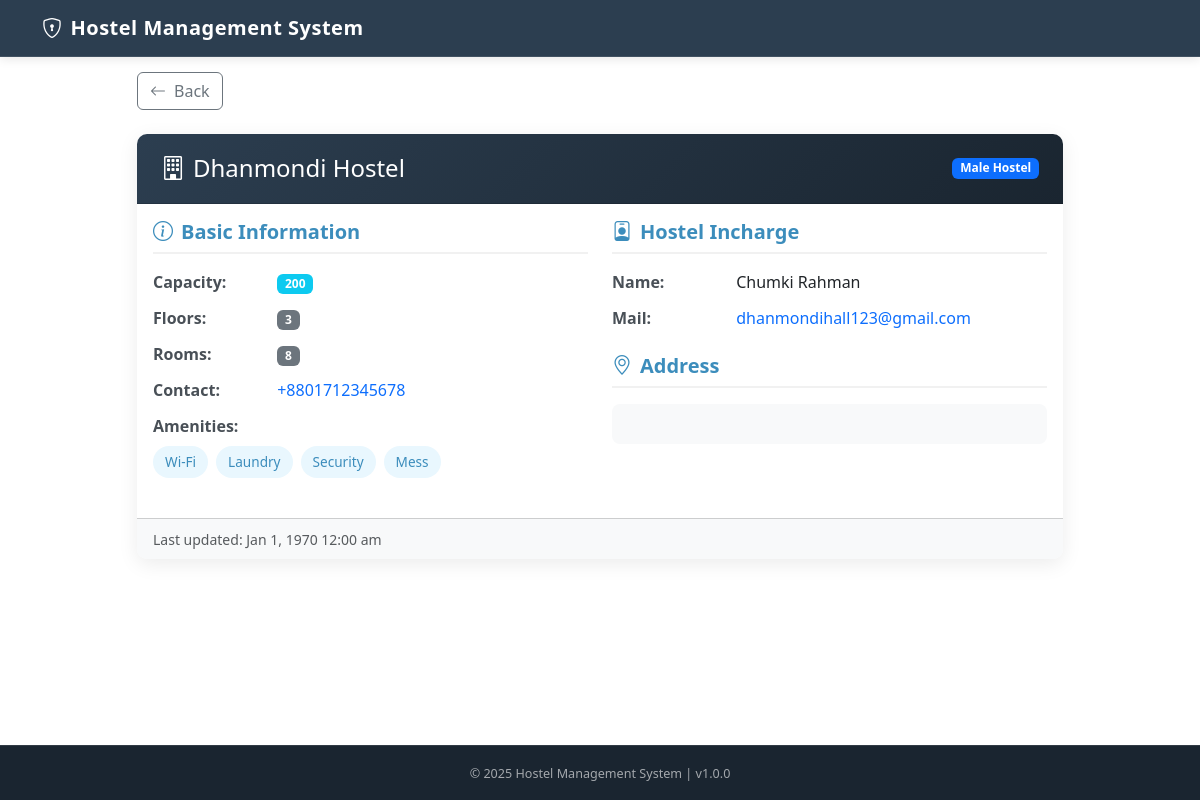
/admin/sections/hostels/view.php?id=1 (signed in), run on an earlier commit of the app's database.
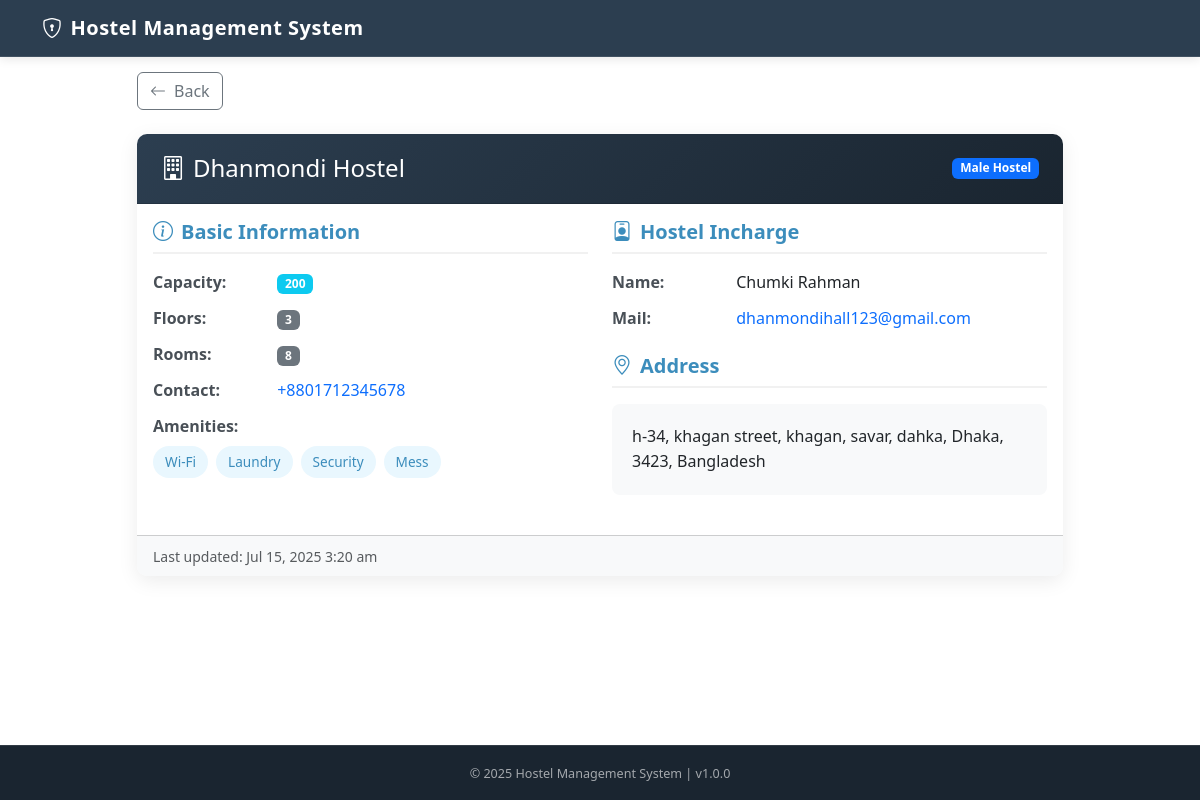
And on a later commit of the database.
### tables this page shows
CREATE TABLE `hostels` (
  `id` int(11) NOT NULL,
  `hostel_incharge_id` int(11) DEFAULT NULL,
  `address_id` int(11) DEFAULT NULL,
  `hostel_name` varchar(100) NOT NULL,
  `hostel_type` enum('male','female') NOT NULL,
  `contact_number` varchar(20) NOT NULL,
  `email` varchar(100) DEFAULT NULL,
  `capacity` int(11) DEFAULT 0,
  `amenities` text DEFAULT NULL,
  `created_at` timestamp NOT NULL DEFAULT current_timestamp(),
  `updated_at` timestamp NOT NULL DEFAULT current_timestamp() ON UPDATE current_timestamp()
);

CREATE TABLE `addresses` (
  `id` int(11) NOT NULL,
  `country_id` int(11) DEFAULT NULL,
  `state` varchar(100) DEFAULT NULL,
  `division` varchar(50) NOT NULL,
  `district` varchar(50) NOT NULL,
  `sub_district` varchar(50) NOT NULL,
  `village` varchar(50) NOT NULL,
  `postalcode` varchar(20) NOT NULL,
  `street` varchar(255) DEFAULT NULL,
  `house_no` varchar(255) DEFAULT NULL,
  `detail` varchar(255) DEFAULT NULL,
  `created_at` timestamp NOT NULL DEFAULT current_timestamp(),
  `updated_at` timestamp NOT NULL DEFAULT current_timestamp() ON UPDATE current_timestamp()
);

CREATE TABLE `countries` (
  `id` int(11) NOT NULL,
  `country_name` varchar(100) NOT NULL,
  `created_at` timestamp NOT NULL DEFAULT current_timestamp(),
  `updated_at` timestamp NOT NULL DEFAULT current_timestamp() ON UPDATE current_timestamp()
);

### admin/sections/hostels/view.php (the view, shortened to what the changed rows need)
<?php
require_once BASE_PATH . '/config/db.php';
$hostelId = intval($_GET['id']);
$sql = "
    SELECT
        hostels.*,
        admins.firstname AS incharge_firstname,
        admins.lastname AS incharge_lastname,
        addresses.*,
        countries.country_name,
        COUNT(floors.id) AS number_of_floors,
        (
            SELECT COUNT(*)
            FROM rooms
            WHERE rooms.floor_id IN (
                SELECT id FROM floors WHERE hostel_id = hostels.id
            )
        ) AS number_of_rooms
    FROM hostels
    LEFT JOIN admins ON hostels.hostel_incharge_id = admins.id
    LEFT JOIN addresses ON hostels.address_id = addresses.id
    LEFT JOIN countries ON addresses.country_id = countries.id
    LEFT JOIN floors ON hostels.id = floors.hostel_id
    WHERE hostels.id = $hostelId
    GROUP BY hostels.id
    LIMIT 1;
";
$result = $conn->query($sql);
$hostel = $result->fetch_assoc();
require_once BASE_PATH . '/admin/includes/header_admin.php';
?>
<div class="container py-4 mt-4">
    <div class="row">
        <div class="col-lg-10 mx-auto">
            <div class="card hostel-detail-card">
                <div class="card-header text-white">
                    <div class="d-flex justify-content-between align-items-center">
                        <h4 class="mb-0">
                            <i class="bi bi-building me-2"></i><?= htmlspecialchars($hostel['hostel_name']) ?>
                        </h4>
                        <span class="badge bg-<?= $hostel['hostel_type'] === 'male' ? 'primary' : 'pink' ?>">
                            <?= ucfirst($hostel['hostel_type']) ?> Hostel
                        </span>
                    </div>
                </div>
                <div class="card-body">
                    <div class="row">
                        <div class="col-md-6">
                            <div class="detail-section">
                                <div class="detail-item">
                                    <strong>Capacity:</strong>
                                    <span class="badge bg-info"><?= $hostel['capacity'] ?></span>
                                </div>
                                <div class="detail-item">
                                    <strong>Contact:</strong>
                                    <a href="tel:<?= $hostel['contact_number'] ?>" class="text-decoration-none">
                                        <?= $hostel['contact_number'] ?>
                                    </a>
                                </div>
                                <div class="detail-item">
                                    <div class="amenities-list mt-2">
                                        <?php
                                        $amenities = array_filter(array_map('trim', explode(',', $hostel['amenities'])));
                                        if (!empty($amenities)) {
                                            foreach ($amenities as $amenity) {
                                                echo '<span class="amenity-badge">' . htmlspecialchars($amenity) . '</span>';
                                            }
                                        } else {
                                            echo '<span class="text-muted">N/A</span>';
                                        }
                                        ?>
                                    </div>
                                </div>
                            </div>
                        </div>
                        <div class="col-md-6">
                            <div class="detail-section">
                                <h5><i class="bi bi-person-badge me-2"></i>Hostel Incharge</h5>
                                <div class="detail-item">
                                    <strong>Name:</strong>
                                    <?= htmlspecialchars($hostel['incharge_firstname'] . ' ' . $hostel['incharge_lastname']) ?>
                                </div>
                                <div class="detail-item">
                                    <strong>Mail:</strong>
                                    <a href="mailto:<?= $hostel['email'] ?>" class="text-decoration-none">
                                        <?= $hostel['email'] ?>
                                    </a>
                                </div>
                            </div>
                            <div class="detail-section mt-4">
                                <h5><i class="bi bi-geo-alt me-2"></i>Address</h5>
                                <div class="address-block">
                                    <?= htmlspecialchars(
                                        implode(', ', array_filter([
                                            $hostel['house_no'] ?? '',
                                            $hostel['street'] ?? '',
                                            $hostel['village'] ?? '',
                                            $hostel['sub_district'] ?? '',
                                            $hostel['district'] ?? '',
                                            $hostel['division'] ?? '',
                                            $hostel['state'] ?? '',
                                            $hostel['postalcode'] ?? '',
                                            $hostel['country_name'] ?? ''
                                        ]))
                                    ) ?>
                                </div>
                            </div>
                        </div>
                    </div>
                </div>
                <div class="card-footer bg-light">
                    <small class="text-muted">
                        Last updated: <?= date('M j, Y g:i a', strtotime($hostel['updated_at'])) ?>
                    </small>
                </div>
            </div>
        </div>
    </div>
</div>
<?php
require_once BASE_PATH . '/admin/includes/footer_admin.php';
?>

What changed in the data, as far as the page shows it:
changed hostels "Dhanmondi Hostel": address.country_name (not shown) → "h-34, khagan street, khagan, savar, dahka, Dhaka, 3423, Bangladesh"; address.updated_at (not shown) → "Jul 15, 2025 3:20 am"
Also different on the page:
date('M j, Y g:i a', strtotime($hostel['updated_at'])): "Jan 1, 1970 12:00 am" → (not shown)
